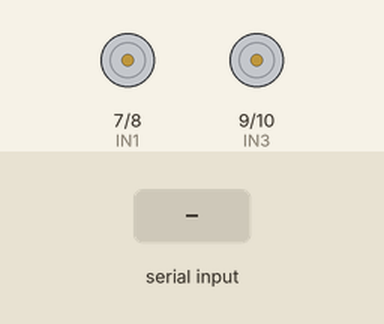
This sketch was run on a simulated Arduino Uno, built with avr-gcc and run on an emulated ATmega328P. Shown: motor-driver pin pairs drawn as motors (green arrow = first pin HIGH = forward, orange = second pin HIGH = backward, longer = more drive, scaled by the enable pin). Inputs (shaded band) come from the test bench.

Above: at 1.2 s.
1.3 s: "F" received over Serial
At 1.7 s:
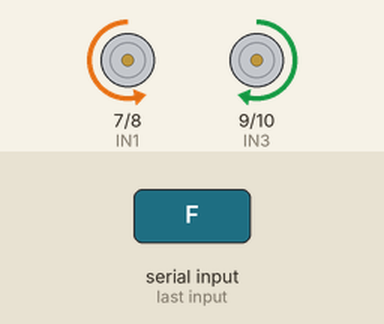
2.8 s: "B" received over Serial
At 4.0 s:
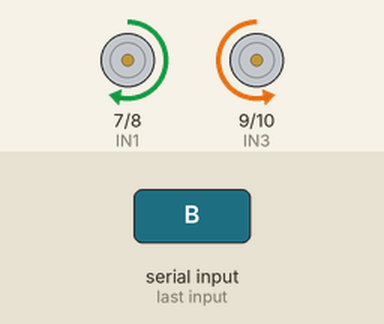
4.3 s: "R" received over Serial
At 5.2 s:
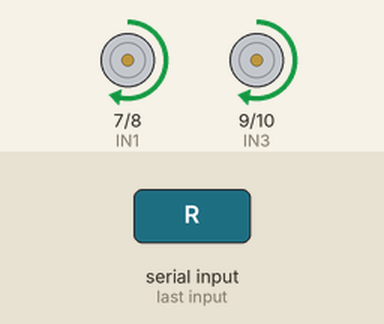
5.8 s: "L" received over Serial
At 6.4 s:
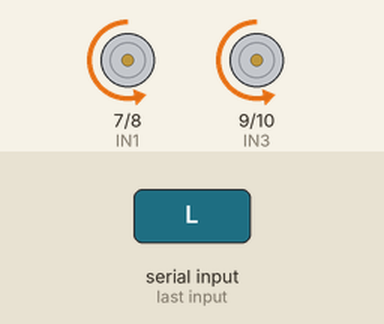
7.3 s: "S" received over Serial
At 8.7 s:
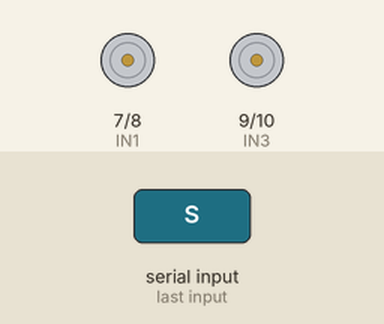
Timing chart, 0 to 9.8 s (numbered marks = the images above; inputs shaded):
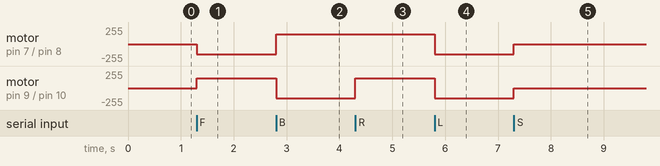

Measured:
- after the input at 1.3 s, motor on pin 7 (IN1) / pin 8 (IN2): stopped → backward 150/255 at once; motor on pin 9 (IN3) / pin 10 (IN4): stopped → forward 150/255 at once
- after the input at 2.8 s, motor on pin 7 (IN1) / pin 8 (IN2): backward 150/255 → forward 150/255 at once; motor on pin 9 (IN3) / pin 10 (IN4): forward 150/255 → backward 150/255 at once
- after the input at 4.3 s, motor on pin 9 (IN3) / pin 10 (IN4): backward 150/255 → forward 150/255 at once
- after the input at 5.8 s, motor on pin 7 (IN1) / pin 8 (IN2), motor on pin 9 (IN3) / pin 10 (IN4): forward 150/255 → backward 150/255 at once
- after the input at 7.3 s, motor on pin 7 (IN1) / pin 8 (IN2), motor on pin 9 (IN3) / pin 10 (IN4): backward 150/255 → stopped at once

The sketch:

Bluetooth_Car.ino
```cpp
#define ENA  6
#define IN1  7
#define IN2  8
#define IN3  9
#define IN4 10
#define ENB 11
char data;
void setup() {
  // put your setup code here, to run once:
  Serial.begin(9600);
  pinMode(ENA,OUTPUT);
  pinMode(IN1,OUTPUT);
  pinMode(IN2,OUTPUT);
  pinMode(IN3,OUTPUT);
  pinMode(IN4,OUTPUT);
  pinMode(ENB,OUTPUT);
  analogWrite(ENA,150);
  analogWrite(ENB,150);
  digitalWrite(IN1,LOW);
  digitalWrite(IN2,LOW);
  digitalWrite(IN3,LOW);
  digitalWrite(IN4,LOW);
}

void loop() {
  // put your main code here, to run repeatedly:
  if (Serial.available() > 0) {
    data=Serial.read();
    if (data=='F') {
      digitalWrite(IN1,LOW);
      digitalWrite(IN2,HIGH);
      digitalWrite(IN3,HIGH);
      digitalWrite(IN4,LOW);
    }
    if (data=='B') {
      digitalWrite(IN1,HIGH);
      digitalWrite(IN2,LOW);
      digitalWrite(IN3,LOW);
      digitalWrite(IN4,HIGH);
    }
    if (data=='R') {
      digitalWrite(IN1,HIGH);
      digitalWrite(IN2,LOW);
      digitalWrite(IN3,HIGH);
      digitalWrite(IN4,LOW);
    }
    if (data=='L') {
      digitalWrite(IN1,LOW);
      digitalWrite(IN2,HIGH);
      digitalWrite(IN3,LOW);
      digitalWrite(IN4,HIGH);
    }
    if (data=='S') {
      digitalWrite(IN1,LOW);
      digitalWrite(IN2,LOW);
      digitalWrite(IN3,LOW);
      digitalWrite(IN4,LOW);
    }
  }
}
```
